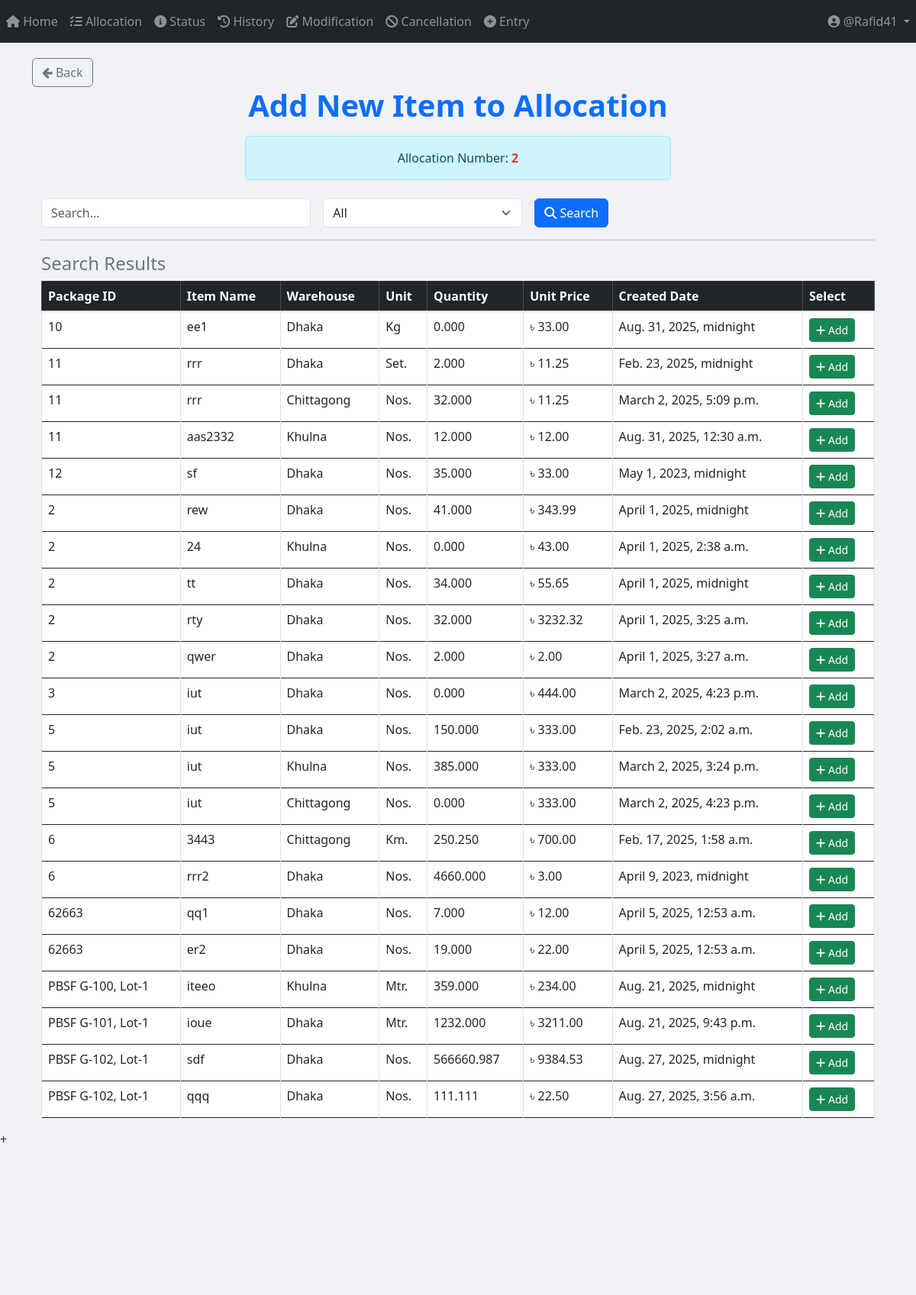
The page /modification/search_and_select_item/2/ (signed in, upper part) on the database as committed earlier.
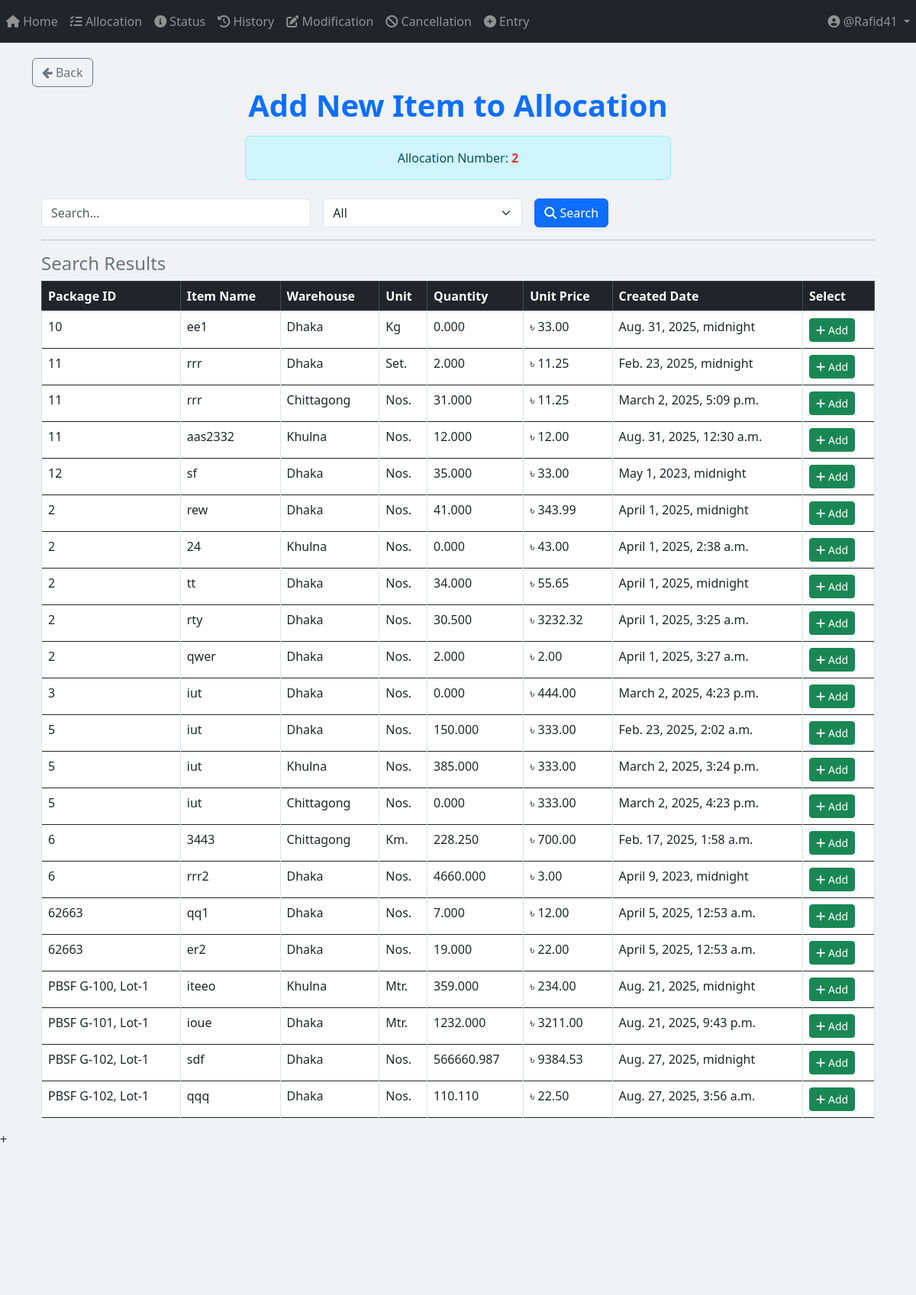
The same page on the database as committed later.
### App_Entry/models.py (models this page shows, shortened)
class Item(models.Model):
    WAREHOUSE_CHOICES = [
        ("Dhaka", "Dhaka"),
        ("Khulna", "Khulna"),
        ("Chittagong", "Chittagong"),
    ]
    UNIT_CHOICES = [
        ("Nos.", "Nos."),
        ("Mtr.", "Mtr."),
        ("Km.", "Km."),
        ("Set.", "Set."),
        ("Pair.", "Pair."),
        ("Kg", "Kg"),
        ("Lot", "Lot"),
        ("Pcs", "Pcs"),
        ("Coil", "Coil"),
        ("Box", "Box"),
        ("Feet", "Feet"),
        ("Liter", "Liter"),
        ("m3", "m3"),
        ("m2", "m2"),
        ("Ream", "Ream"),
        ("Bundle", "Bundle"),
        ("Carton", "Carton"),
    ]
    name = models.CharField(max_length=255)
    description = models.TextField(blank=True, null=True)
    warehouse = models.CharField(
        max_length=50, choices=WAREHOUSE_CHOICES, default="Dhaka"
    )
    unit_of_item = models.CharField(
        max_length=100, choices=UNIT_CHOICES, default="Nos."
    )  # Updated field
    unit_price = models.DecimalField(max_digits=15, decimal_places=2, default=0.00)
    quantity_of_item = models.DecimalField(
        max_digits=20,
        decimal_places=3,
        default=0.00
    )
    package = models.ForeignKey(
        Package,
        on_delete=models.SET_NULL,
        related_name="package_of_item",
        null=True,
    )
    created_at = models.DateTimeField(default=timezone.now)

class Package(models.Model):
    packageId = models.TextField(unique=True)

### App_Modification/views/Search_and_Select_to_add_item.py (the view, shortened to what this page needs)
# urls.py: path('search_and_select_item/<int:allocation_id>/', views.Search_and_Select_Items, name='search_and_select_item'),
@login_required
def Search_and_Select_Items(request, allocation_id=None):
    query = request.GET.get("query", "").strip()
    filter_by = request.GET.get("filter_by", "All")
    date_filter = request.GET.get("date", "")
    items = Item.objects.all()
    if filter_by == "Entry/Update date" and date_filter:
        try:
            date_obj = datetime.strptime(date_filter, "%Y-%m-%d")
            items = items.filter(created_at__date=date_obj.date())
        except ValueError:
            pass
    items = items.order_by("package__packageId")
    allocation_number = None
    if allocation_id:
        try:
            allocation = Allocation_Number.objects.get(id=allocation_id)
            allocation_number = allocation.allocation_no
        except Allocation_Number.DoesNotExist:
            messages.error(request, "Invalid Allocation Number.")
    return render(
        request,
        "App_Modification/Search_and_Select_Items.html",
        {
            "items": items,
            "query": query,
            "filter_by": filter_by,
            "date_filter": date_filter,
            "allocation_number": allocation_number,
            "allocation_id": allocation_id,
        },
    )

### templates/App_Modification/Search_and_Select_Items.html (shortened to what this page needs)
{% extends 'base.html' %}
{% load static %}
{% block body_block %}
<a href="{% url 'App_Modification:modification_options' allocation_id %}" class="btn btn-outline-secondary">
  <i class="fa fa-arrow-left"></i> Back
</a>
<center>
  <h1 class="fw-bold text-primary">Add New Item to Allocation</h1>
  {% if allocation_number %}
    <div class="alert alert-info mt-3 w-50 mx-auto">
      Allocation Number: <strong class="text-danger">{{ allocation_number }}</strong>
    </div>
  {% endif %}
</center>
<div class="container mt-4">
  <form method="GET" action="{% url 'App_Modification:search_and_select_item' allocation_id %}" class="row g-3">
    <div class="col-md-4">
      <input type="text" name="query" class="form-control" placeholder="Search..." value="{{ query }}">
    </div>
    <div class="col-md-3">
      <select name="filter_by" class="form-select" onchange="toggleInputFields()">
        <option value="All" {% if filter_by == "All" %}selected{% endif %}>All</option>
      </select>
    </div>
    <div class="col-md-2">
      <button type="submit" class="btn btn-primary"><i class="fas fa-search"></i> Search</button>
    </div>
  </form>
  <hr>
  <h4 class="text-secondary">Search Results</h4>
  <div class="table-responsive">
    <table class="table table-bordered table-hover">
      <thead class="table-dark">
        <tr>
          <th>Package ID</th>
          <th>Item Name</th>
          <th>Warehouse</th>
          <th>Unit</th>
          <th>Quantity</th>
          <th>Unit Price</th>
          <th>Created Date</th>
          <th>Select</th>
        </tr>
      </thead>
      <tbody>
        {% if items %}
          {% for item in items %}
            <tr>
              <td>{{ item.package.packageId }}</td>
              <td>{{ item.name }}</td>
              <td>{{ item.warehouse }}</td>
              <td>{{ item.unit_of_item }}</td>
              <td>{{ item.quantity_of_item }}</td>
              <td>৳ {{ item.unit_price }}</td>
              <td>{{ item.created_at }}</td>
              <td>
                <a href="{% url 'App_Modification:add_item' allocation_id item.id %}" class="btn btn-success btn-sm">
                  <i class="fas fa-plus"></i> Add
                </a>
              </td>
            </tr>
          {% endfor %}
        {% else %}
          <tr><td colspan="8" class="text-center text-danger">No matching items found</td></tr>
        {% endif %}
      </tbody>
    </table>
  </div>
</div>
{% endblock %}

Rows that differ between the two databases and show on the page:
changed Item "March 2, 2025, 5:09 p.m.": quantity_of_item "32.000" → "31.000"
changed Item "rty": quantity_of_item "32.000" → "30.500"
changed Item "Km.": quantity_of_item "250.250" → "228.250"
changed Item "qqq": quantity_of_item "111.111" → "110.110"
